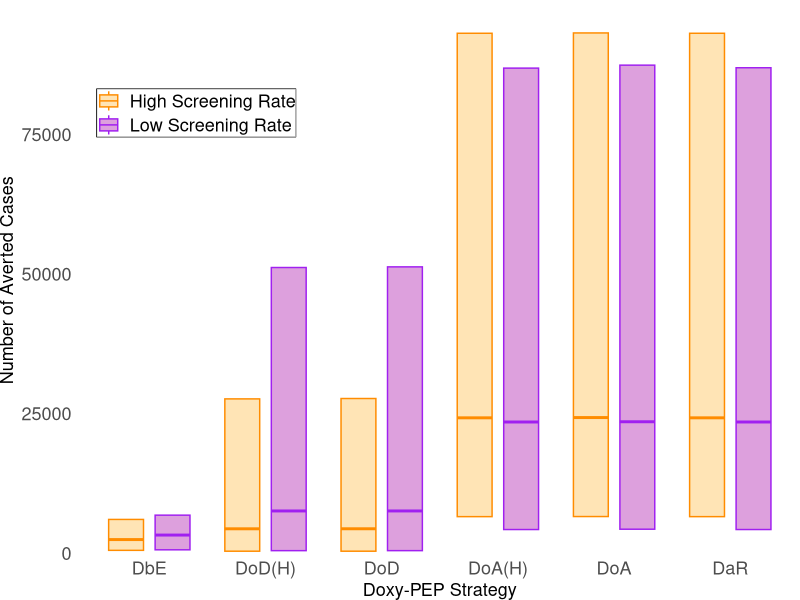
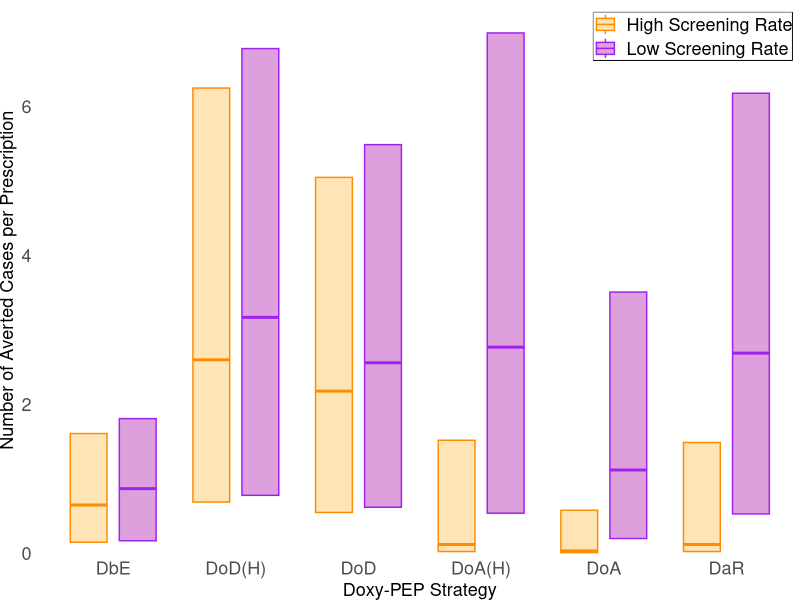
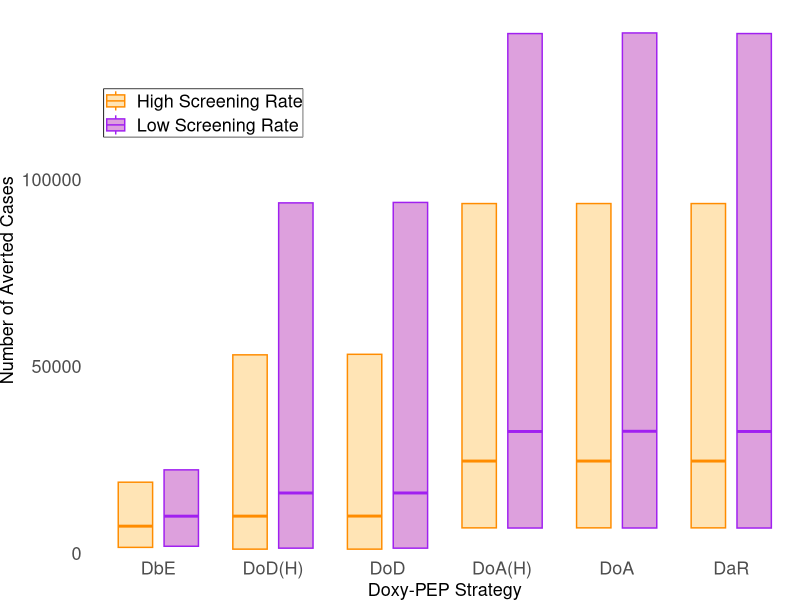
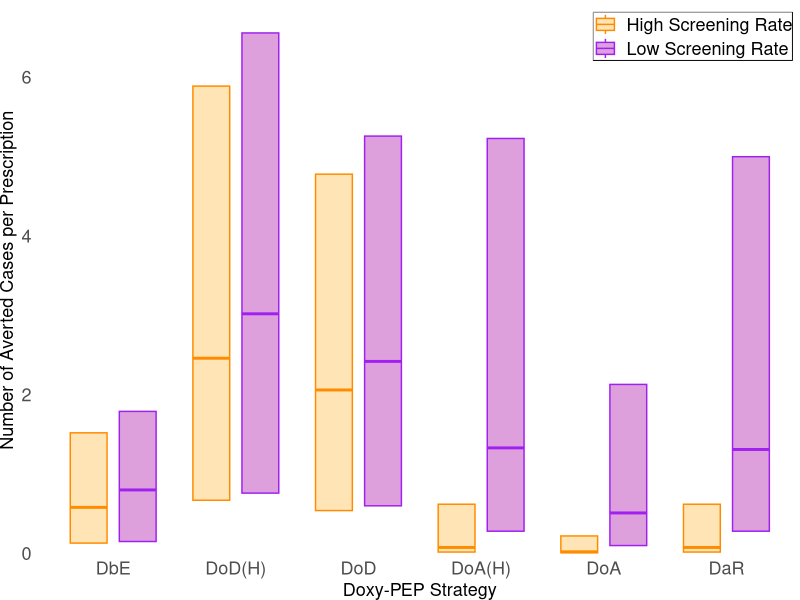
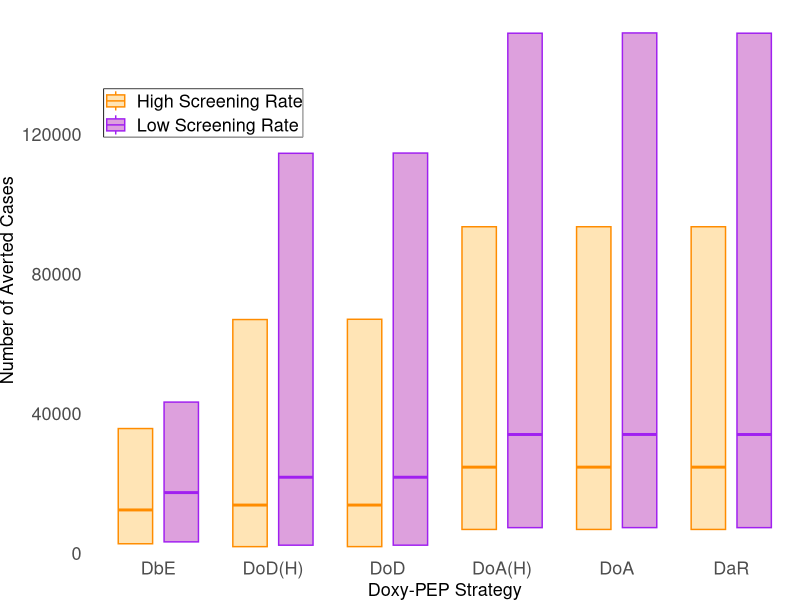
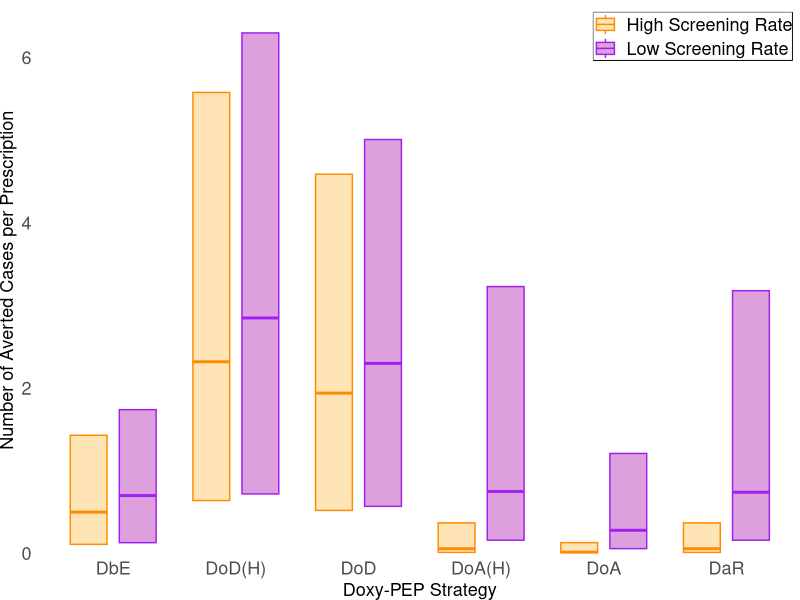

These charts were generated, in order, by the following R code:
library(ggplot2)

############################ uptake rate of 0.1 ############################
# plot averted cases
averted_lowscreeningrate_0.1 <- data.frame(
  group = c('DbE', 'DoD(H)', 'DoD', 'DoA(H)', 'DoA', 'DaR'),
  ymin = c(644, 494, 496, 4276, 4335, 4277),
  middle = c(3287, 7606, 7607, 23542, 23586, 23543),
  ymax = c(6854, 51220, 51336, 86942, 87473, 87008)
)

averted_highscreeningrate_0.1 <- data.frame(
  group = c('DbE', 'DoD(H)', 'DoD', 'DoA(H)', 'DoA', 'DaR'),
  ymin = c(550, 395, 396, 6587, 6604, 6587),
  middle = c(2478, 4410, 4414, 24290, 24338, 24290),
  ymax = c(6087, 27684, 27750, 93185, 93243, 93185)
)

averted_lowscreeningrate_0.1$scenario <- "Low Screening Rate"
averted_highscreeningrate_0.1$scenario <- "High Screening Rate"

df_combined <- rbind(averted_lowscreeningrate_0.1, averted_highscreeningrate_0.1)
df_combined$group <- factor(df_combined$group, levels = c('DbE', 'DoD(H)', 'DoD', 'DoA(H)', 'DoA', 'DaR'))

ggplot(df_combined, aes(
  x = group,
  ymin = ymin,
  lower = ymin,
  middle = middle,
  upper = ymax,
  ymax = ymax,
  color = scenario,
  fill = scenario
)) +
  geom_boxplot(stat = "identity", position = position_dodge(width = 0.8), width = 0.6) +
  labs(x = "Doxy-PEP Strategy", y = "Number of Averted Cases") +
  scale_color_manual(
    name = NULL,
    values = c("Low Screening Rate" = "purple", "High Screening Rate" = "darkorange")
  ) +
  scale_fill_manual(
    name = NULL,
    values = c("Low Screening Rate" = "plum", "High Screening Rate" = "moccasin")
  ) +
  theme_minimal(base_size = 13) +
  scale_y_continuous(expand = expansion(mult = c(0, 0.05)), limits = c(0, NA)) +
  theme(
    panel.grid.major = element_blank(),
    panel.grid.minor = element_blank(),
    legend.position = "inside",
    legend.position.inside = c(0.3, 0.85),
    legend.justification = c("right", "top"),
    legend.background = element_rect(fill = alpha("white", 0.6), color = NA),
    legend.box.background = element_rect(color = "black"),
    legend.margin = margin(0, 0, 0, 0),
    legend.box.margin = margin(0, 0, 0, 0),
    plot.title = element_text(hjust = 0.5, margin = margin(b = 0)),
    axis.title.x = element_text(size = 13),
    axis.title.y = element_text(size = 13),
    axis.text.x = element_text(size = 13),
    axis.text.y = element_text(size = 13),
    legend.title = element_text(size = 13),
    legend.text = element_text(size = 13),
    plot.margin = margin(5, 0, 0, 0)
  )

# plot averted cases per prescription
averted_lowscreeningrate_0.1 <- data.frame(
  group = c('DbE', 'DoD(H)', 'DoD', 'DoA(H)', 'DoA', 'DaR'),
  ymin = c(0.17, 0.78, 0.62, 0.54, 0.20, 0.53),
  middle = c(0.87, 3.17, 2.56, 2.77, 1.12, 2.69),
  ymax = c(1.81, 6.78, 5.49, 6.99, 3.51, 6.18)
)

averted_highscreeningrate_0.1 <- data.frame(
  group = c('DbE', 'DoD(H)', 'DoD', 'DoA(H)', 'DoA', 'DaR'),
  ymin = c(0.15, 0.69, 0.55, 0.025, 0.007, 0.025),
  middle = c(0.65, 2.60, 2.18, 0.12, 0.034, 0.12),
  ymax = c(1.61, 6.25, 5.05, 1.52, 0.58, 1.49)
)

averted_lowscreeningrate_0.1$scenario <- "Low Screening Rate"
averted_highscreeningrate_0.1$scenario <- "High Screening Rate"

df_combined <- rbind(averted_lowscreeningrate_0.1, averted_highscreeningrate_0.1)
df_combined$group <- factor(df_combined$group, levels = c('DbE', 'DoD(H)', 'DoD', 'DoA(H)', 'DoA', 'DaR'))

ggplot(df_combined, aes(
  x = group,
  ymin = ymin,
  lower = ymin,
  middle = middle,
  upper = ymax,
  ymax = ymax,
  color = scenario,
  fill = scenario
)) +
  geom_boxplot(stat = "identity", position = position_dodge(width = 0.8), width = 0.6) +
  labs(x = "Doxy-PEP Strategy", y = "Number of Averted Cases per Prescription") +
  scale_color_manual(
    name = NULL,
    values = c("Low Screening Rate" = "purple", "High Screening Rate" = "darkorange")
  ) +
  scale_fill_manual(
    name = NULL,
    values = c("Low Screening Rate" = "plum", "High Screening Rate" = "moccasin")
  ) +
  theme_minimal(base_size = 13) +
  scale_y_continuous(expand = expansion(mult = c(0, 0.05)), limits = c(0, NA)) +
  theme(
    panel.grid.major = element_blank(),
    panel.grid.minor = element_blank(),
    legend.position = "inside",
    legend.position.inside = c(0.99, 0.99),
    legend.justification = c("right", "top"),
    legend.background = element_rect(fill = alpha("white", 0.6), color = NA),
    legend.box.background = element_rect(color = "black"),
    legend.margin = margin(0, 0, 0, 0),
    legend.box.margin = margin(0, 0, 0, 0),
    plot.title = element_text(hjust = 0.5, margin = margin(b = 0)),
    axis.title.x = element_text(size = 13),
    axis.title.y = element_text(size = 13),
    axis.text.x = element_text(size = 13),
    axis.text.y = element_text(size = 13),
    legend.title = element_text(size = 13),
    legend.text = element_text(size = 13),
    plot.margin = margin(5, 0, 0, 0)
  )

############################ uptake rate of 0.33 ############################
# plot averted cases
averted_lowscreeningrate_0.33 <- data.frame(
  group = c('DbE', 'DoD(H)', 'DoD', 'DoA(H)', 'DoA', 'DaR'),
  ymin = c(1911, 1404, 1404, 6791, 6798, 6791),
  middle = c(9962, 16164, 16168, 32620, 32675, 32621),
  ymax = c(22356, 93784, 93901, 139078, 139247, 139083)
)

averted_highscreeningrate_0.33 <- data.frame(
  group = c('DbE', 'DoD(H)', 'DoD', 'DoA(H)', 'DoA', 'DaR'),
  ymin = c(1615, 1140, 1142, 6833, 6835, 6833),
  middle = c(7291, 9973, 9989, 24708, 24711, 24708),
  ymax = c(19051, 53127, 53268, 93599, 93601, 93599)
)

averted_lowscreeningrate_0.33$scenario <- "Low Screening Rate"
averted_highscreeningrate_0.33$scenario <- "High Screening Rate"

df_combined <- rbind(averted_lowscreeningrate_0.33, averted_highscreeningrate_0.33)
df_combined$group <- factor(df_combined$group, levels = c('DbE', 'DoD(H)', 'DoD', 'DoA(H)', 'DoA', 'DaR'))

ggplot(df_combined, aes(
  x = group,
  ymin = ymin,
  lower = ymin,
  middle = middle,
  upper = ymax,
  ymax = ymax,
  color = scenario,
  fill = scenario
)) +
  geom_boxplot(stat = "identity", position = position_dodge(width = 0.8), width = 0.6) +
  labs(x = "Doxy-PEP Strategy", y = "Number of Averted Cases") +
  scale_color_manual(
    name = NULL,
    values = c("Low Screening Rate" = "purple", "High Screening Rate" = "darkorange")
  ) +
  scale_fill_manual(
    name = NULL,
    values = c("Low Screening Rate" = "plum", "High Screening Rate" = "moccasin")
  ) +
  theme_minimal(base_size = 13) +
  scale_y_continuous(expand = expansion(mult = c(0, 0.05)), limits = c(0, NA), labels = function(x) format(x, scientific = FALSE, big.mark = "", trim = TRUE)) +
  theme(
    panel.grid.major = element_blank(),
    panel.grid.minor = element_blank(),
    legend.position = "inside",
    legend.position.inside = c(0.3, 0.85),
    legend.justification = c("right", "top"),
    legend.background = element_rect(fill = alpha("white", 0.6), color = NA),
    legend.box.background = element_rect(color = "black"),
    legend.margin = margin(0, 0, 0, 0),
    legend.box.margin = margin(0, 0, 0, 0),
    plot.title = element_text(hjust = 0.5, margin = margin(b = 0)),
    axis.title.x = element_text(size = 13),
    axis.title.y = element_text(size = 13),
    axis.text.x = element_text(size = 13),
    axis.text.y = element_text(size = 13),
    legend.title = element_text(size = 13),
    legend.text = element_text(size = 13),
    plot.margin = margin(5, 0, 0, 0)
  )

# plot averted cases per prescription
averted_lowscreeningrate_0.33 <- data.frame(
  group = c('DbE', 'DoD(H)', 'DoD', 'DoA(H)', 'DoA', 'DaR'),
  ymin = c(0.15, 0.76, 0.60, 0.28, 0.099, 0.28),
  middle = c(0.80, 3.02, 2.42, 1.33, 0.51, 1.31),
  ymax = c(1.79, 6.56, 5.26, 5.23, 2.13, 5.00)
)

averted_highscreeningrate_0.33 <- data.frame(
  group = c('DbE', 'DoD(H)', 'DoD', 'DoA(H)', 'DoA', 'DaR'),
  ymin = c(0.13, 0.67, 0.54, 0.017, 0.004, 0.017),
  middle = c(0.58, 2.46, 2.06, 0.075, 0.020, 0.075),
  ymax = c(1.52, 5.89, 4.78, 0.62, 0.22, 0.62)
)

averted_lowscreeningrate_0.33$scenario <- "Low Screening Rate"
averted_highscreeningrate_0.33$scenario <- "High Screening Rate"

df_combined <- rbind(averted_lowscreeningrate_0.33, averted_highscreeningrate_0.33)
df_combined$group <- factor(df_combined$group, levels = c('DbE', 'DoD(H)', 'DoD', 'DoA(H)', 'DoA', 'DaR'))

ggplot(df_combined, aes(
  x = group,
  ymin = ymin,
  lower = ymin,
  middle = middle,
  upper = ymax,
  ymax = ymax,
  color = scenario,
  fill = scenario
)) +
  geom_boxplot(stat = "identity", position = position_dodge(width = 0.8), width = 0.6) +
  labs(x = "Doxy-PEP Strategy", y = "Number of Averted Cases per Prescription") +
  scale_color_manual(
    name = NULL,
    values = c("Low Screening Rate" = "purple", "High Screening Rate" = "darkorange")
  ) +
  scale_fill_manual(
    name = NULL,
    values = c("Low Screening Rate" = "plum", "High Screening Rate" = "moccasin")
  ) +
  theme_minimal(base_size = 13) +
  scale_y_continuous(expand = expansion(mult = c(0, 0.05)), limits = c(0, NA)) +
  theme(
    panel.grid.major = element_blank(),
    panel.grid.minor = element_blank(),
    legend.position = "inside",
    legend.position.inside = c(0.99, 0.99),
    legend.justification = c("right", "top"),
    legend.background = element_rect(fill = alpha("white", 0.6), color = NA),
    legend.box.background = element_rect(color = "black"),
    legend.margin = margin(0, 0, 0, 0),
    legend.box.margin = margin(0, 0, 0, 0),
    plot.title = element_text(hjust = 0.5, margin = margin(b = 0)),
    axis.title.x = element_text(size = 13),
    axis.title.y = element_text(size = 13),
    axis.text.x = element_text(size = 13),
    axis.text.y = element_text(size = 13),
    legend.title = element_text(size = 13),
    legend.text = element_text(size = 13),
    plot.margin = margin(5, 0, 0, 0)
  )

############################ uptake rate of 0.66 ############################
# plot averted cases
averted_lowscreeningrate_0.66 <- data.frame(
  group = c('DbE', 'DoD(H)', 'DoD', 'DoA(H)', 'DoA', 'DaR'),
  ymin = c(3306, 2357, 2358, 7383, 7389, 7383),
  middle = c(17427, 21826, 21828, 34071, 34084, 34071),
  ymax = c(43359, 114649, 114716, 149057, 149134, 149058)
)

averted_highscreeningrate_0.66 <- data.frame(
  group = c('DbE', 'DoD(H)', 'DoD', 'DoA(H)', 'DoA', 'DaR'),
  ymin = c(2765, 1937, 1946, 6869, 6869, 6869),
  middle = c(12455, 13853, 13855, 24718, 24720, 24718),
  ymax = c(35778, 67012, 67090, 93602, 93604, 93602)
)

averted_lowscreeningrate_0.66$scenario <- "Low Screening Rate"
averted_highscreeningrate_0.66$scenario <- "High Screening Rate"

df_combined <- rbind(averted_lowscreeningrate_0.66, averted_highscreeningrate_0.66)
df_combined$group <- factor(df_combined$group, levels = c('DbE', 'DoD(H)', 'DoD', 'DoA(H)', 'DoA', 'DaR'))

ggplot(df_combined, aes(
  x = group,
  ymin = ymin,
  lower = ymin,
  middle = middle,
  upper = ymax,
  ymax = ymax,
  color = scenario,
  fill = scenario
)) +
  geom_boxplot(stat = "identity", position = position_dodge(width = 0.8), width = 0.6) +
  labs(x = "Doxy-PEP Strategy", y = "Number of Averted Cases") +
  scale_color_manual(
    name = NULL,
    values = c("Low Screening Rate" = "purple", "High Screening Rate" = "darkorange")
  ) +
  scale_fill_manual(
    name = NULL,
    values = c("Low Screening Rate" = "plum", "High Screening Rate" = "moccasin")
  ) +
  theme_minimal(base_size = 13) +
  scale_y_continuous(expand = expansion(mult = c(0, 0.05)), limits = c(0, NA)) +
  theme(
    panel.grid.major = element_blank(),
    panel.grid.minor = element_blank(),
    legend.position = "inside",
    legend.position.inside = c(0.3, 0.85),
    legend.justification = c("right", "top"),
    legend.background = element_rect(fill = alpha("white", 0.6), color = NA),
    legend.box.background = element_rect(color = "black"),
    legend.margin = margin(0, 0, 0, 0),
    legend.box.margin = margin(0, 0, 0, 0),
    plot.title = element_text(hjust = 0.5, margin = margin(b = 0)),
    axis.title.x = element_text(size = 13),
    axis.title.y = element_text(size = 13),
    axis.text.x = element_text(size = 13),
    axis.text.y = element_text(size = 13),
    legend.title = element_text(size = 13),
    legend.text = element_text(size = 13),
    plot.margin = margin(5, 0, 0, 0)
  )

# plot averted cases per prescription
averted_lowscreeningrate_0.66 <- data.frame(
  group = c('DbE', 'DoD(H)', 'DoD', 'DoA(H)', 'DoA', 'DaR'),
  ymin = c(0.13, 0.72, 0.57, 0.16, 0.058, 0.16),
  middle = c(0.70, 2.85, 2.30, 0.75, 0.28, 0.74),
  ymax = c(1.74, 6.30, 5.01, 3.23, 1.21, 3.18)
)

averted_highscreeningrate_0.66 <- data.frame(
  group = c('DbE', 'DoD(H)', 'DoD', 'DoA(H)', 'DoA', 'DaR'),
  ymin = c(0.11, 0.64, 0.52, 0.012, 0.003, 0.012),
  middle = c(0.50, 2.32, 1.94, 0.057, 0.015, 0.057),
  ymax = c(1.43, 5.58, 4.59, 0.37, 0.13, 0.37)
)

averted_lowscreeningrate_0.66$scenario <- "Low Screening Rate"
averted_highscreeningrate_0.66$scenario <- "High Screening Rate"

df_combined <- rbind(averted_lowscreeningrate_0.66, averted_highscreeningrate_0.66)
df_combined$group <- factor(df_combined$group, levels = c('DbE', 'DoD(H)', 'DoD', 'DoA(H)', 'DoA', 'DaR'))

ggplot(df_combined, aes(
  x = group,
  ymin = ymin,
  lower = ymin,
  middle = middle,
  upper = ymax,
  ymax = ymax,
  color = scenario,
  fill = scenario
)) +
  geom_boxplot(stat = "identity", position = position_dodge(width = 0.8), width = 0.6) +
  labs(x = "Doxy-PEP Strategy", y = "Number of Averted Cases per Prescription") +
  scale_color_manual(
    name = NULL,
    values = c("Low Screening Rate" = "purple", "High Screening Rate" = "darkorange")
  ) +
  scale_fill_manual(
    name = NULL,
    values = c("Low Screening Rate" = "plum", "High Screening Rate" = "moccasin")
  ) +
  theme_minimal(base_size = 13) +
  scale_y_continuous(expand = expansion(mult = c(0, 0.05)), limits = c(0, NA)) +
  theme(
    panel.grid.major = element_blank(),
    panel.grid.minor = element_blank(),
    legend.position = "inside",
    legend.position.inside = c(0.99, 0.99),
    legend.justification = c("right", "top"),
    legend.background = element_rect(fill = alpha("white", 0.6), color = NA),
    legend.box.background = element_rect(color = "black"),
    legend.margin = margin(0, 0, 0, 0),
    legend.box.margin = margin(0, 0, 0, 0),
    plot.title = element_text(hjust = 0.5, margin = margin(b = 0)),
    axis.title.x = element_text(size = 13),
    axis.title.y = element_text(size = 13),
    axis.text.x = element_text(size = 13),
    axis.text.y = element_text(size = 13),
    legend.title = element_text(size = 13),
    legend.text = element_text(size = 13),
    plot.margin = margin(5, 0, 0, 0)
  )
